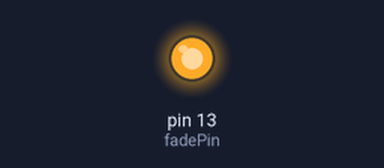
Simulated run of this sketch. Board: Arduino Uno, built with avr-gcc and run on an emulated ATmega328P. Parts: output pins drawn as LEDs (lit = HIGH).

Above: at 4.5 s.
At 13.5 s:
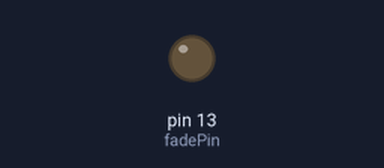
Timing chart, 0 to 23.5 s (numbered marks = the images above):
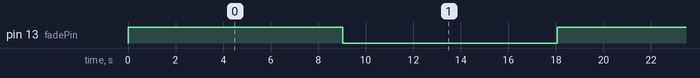

The sketch:

WebDimmer.ino
```cpp
// (licence header left out)
#define fadePin 13

void setup(){
  pinMode(fadePin, OUTPUT);
}

void loop(){

  for(int i = 0; i<360; i++){
    //convert 0-360 angle to radian (needed for sin function)
    float rad = DEG_TO_RAD * i;

    //calculate sin of angle as number between 0 and 255
    int sinOut = constrain((sin(rad) * 128) + 128, 0, 255);

    analogWrite(fadePin, sinOut);

    delay(50);
  }


}
```

Measured:
- by itself, pin 13 (fadePin): alternates HIGH for 9.0 s and LOW for 9.0 s
